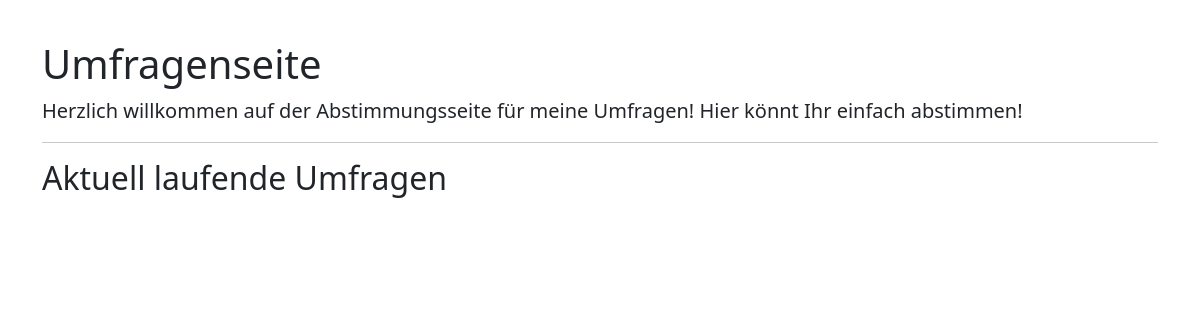
The app's page /, older data.
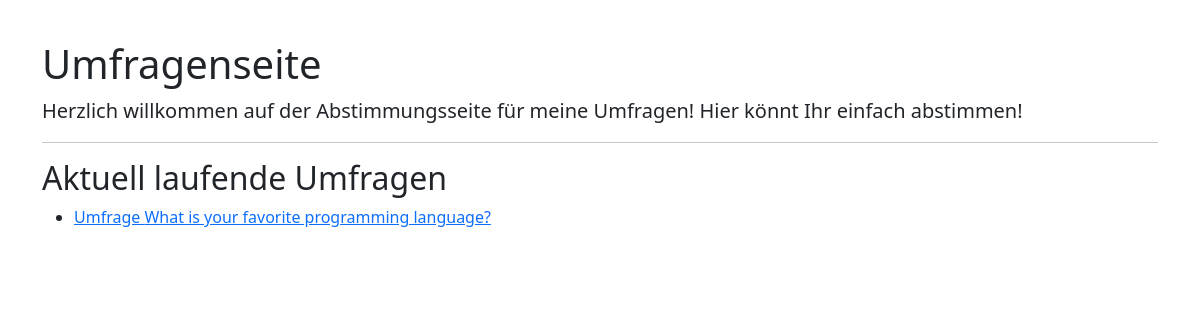
The same page, newer data.
### polls/models.py (models this page shows, shortened)
class Poll(models.Model):
    name = models.CharField(max_length=256)
    slug = models.SlugField(unique=True)

### polls/views.py (the view)
# urls.py: path('', index, name='index'),
def index(request):
    context = {'umfragen': Poll.objects.all(), 'titel': "Umfragenseite"}
    return render(request=request, template_name='polls/index.html',
                  context=context)

### polls/templates/polls/index.html
       {% extends 'polls/base.html' %}
       {% block content %}
       <h1>{{ titel }}</h1>
        <p class="lead">
            Herzlich willkommen auf der Abstimmungsseite für meine Umfragen!
            Hier könnt Ihr einfach abstimmen!
        </p>
        <hr />
        <h2>Aktuell laufende Umfragen</h2>
        {% if umfragen %}
        <ul>
            {% for umfrage in umfragen %}
            <li><a href="{% url 'polls:umfrage-detail' umfrage.slug %}"> Umfrage {{ umfrage.name }}</a></li>
        {% endfor %}
        </ul>
        {% endif %}
        {% endblock %}

Row changes from the older to the newer data that the page shows:
added Poll: name "What is your favorite programming language?"
